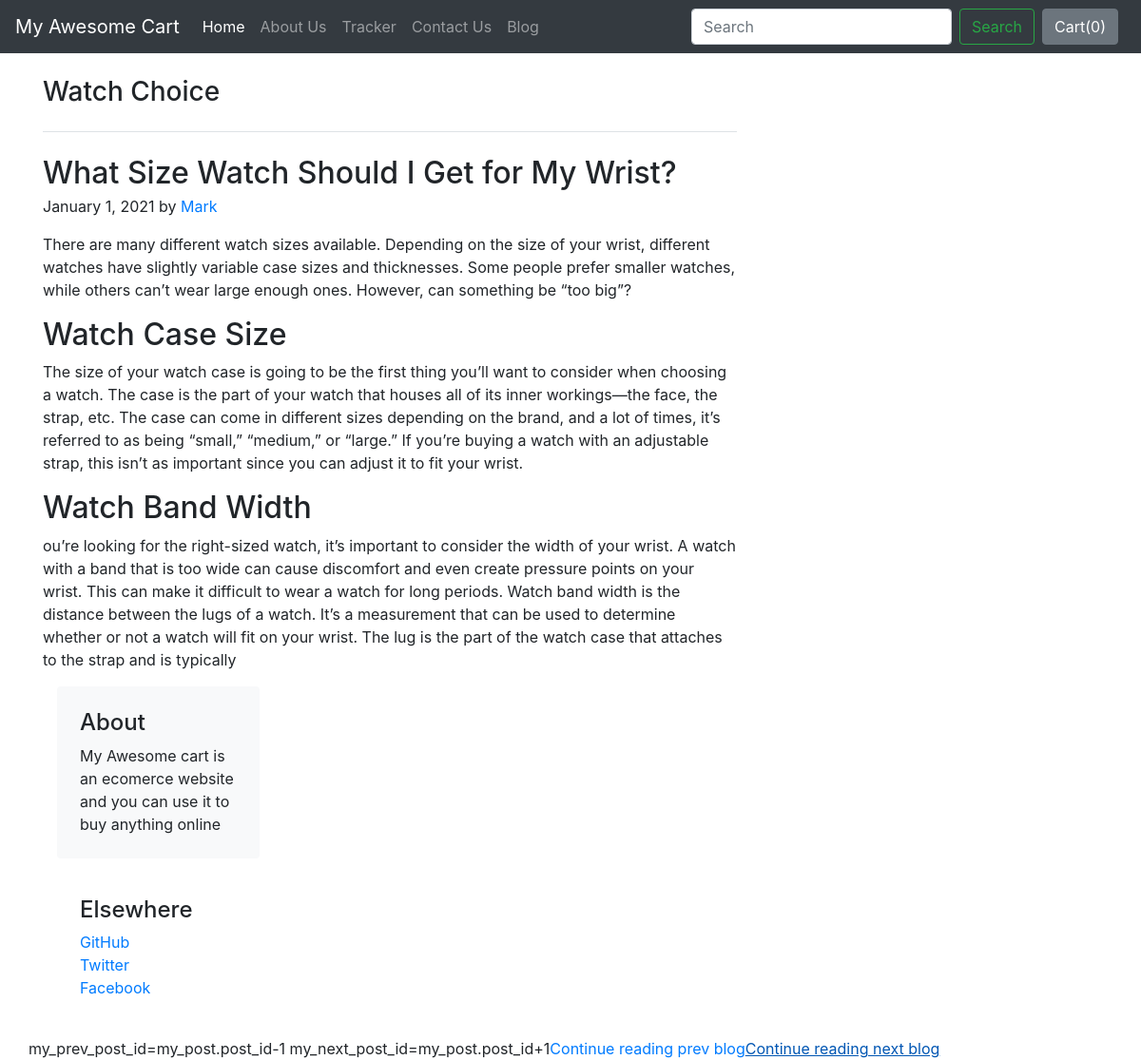
Screenshot of /blog/blogpost/4/ with the database file from the repository.
### blog/models.py (models this page shows)
class Blogpost(models.Model):
    post_id=models.AutoField(primary_key=True)
    title=models.CharField(max_length=30)
    head0=models.CharField(max_length=500,default='')
    chead0=models.CharField(max_length=5000,default='')
    head1=models.CharField(max_length=500,default='')
    chead1=models.CharField(max_length=500,default='')
    head2=models.CharField(max_length=500,default='')
    chead2=models.CharField(max_length=500,default='')
    desc=models.CharField(max_length=300)
    pub_date=models.DateField()
    thumbnail=models.ImageField(upload_to='shop/images',default="")
    def __str__(self):
        return self.title

### blog/views.py (the view)
# urls.py: path('',views.index,name='blogpost'),
def blogpost(request,id):
    my_post=Blogpost.objects.all()
    post=Blogpost.objects.filter(post_id = id)[0]
    print(post)
    return render(request,'blog/blogpost.html',{'post':post,'my_post':my_post})

### blog/templates/blog/blogpost.html (shortened to what this page needs)
{% extends 'blog/basic.html' %}
{% block body %}
<div class="container">
<div class="row g-5 mt-4" >
    <div class="col-md-8">
      <h3 class="pb-4 mb-4 fst-italic border-bottom">
        {{post.title}}
      </h3>
      <article class="blog-post">
        <h2 class="blog-post-title mb-1">{{post.head0}}</h2>
        <p class="blog-post-meta">January 1, 2021 by <a href="#">Mark</a></p>
        <p>{{post.chead0}}</p>
        <h2>{{post.head1}}</h2>
        <p>{{post.chead1}}</p>
        <h2>{{post.head2}}</h2>
        <p>{{post.chead2}}</p>
    </article>
    <div class="col-md-4">
      <div class="position-sticky" style="top: 2rem;">
        <div class="p-4 mb-3 bg-light rounded">
          <h4 class="fst-italic">About</h4>
          <p class="mb-0">My Awesome cart is an ecomerce website and you can use it to buy anything online</p>
        </div>
        <div class="p-4">
          <h4 class="fst-italic">Elsewhere</h4>
          <ol class="list-unstyled">
            <li><a href="#">GitHub</a></li>
            <li><a href="#">Twitter</a></li>
            <li><a href="#">Facebook</a></li>
          </ol>
        </div>
      </div>
    </div>
  </div>
  my_prev_post_id=my_post.post_id-1
  my_next_post_id=my_post.post_id+1
  <a href="{{my_prev_post_id}}" class="stretched-link">Continue reading prev blog</a>
  <a href="{{my_next_post_id}}" class="stretched-link">Continue reading next blog</a>
</div>
{% endblock %}

### rows the page displays
Blogpost: title "Watch Choice", head0 "What Size Watch Should I Get for My Wrist?", chead0 "There are many different watch sizes available. Depending on the size of your wrist, different watches have slightly variable case sizes and thicknesses. Some people prefer smaller watches, while others can’t wear large enough ones. However, can something be “too big”?", head1 "Watch Case Size", chead1 "The size of your watch case is going to be the first thing you’ll want to consider when choosing a watch. The case is the part of your watch that houses all of its inner workings—the face, the strap, etc. The case can come in different sizes depending on the brand, and a lot of times, it’s referred to as being “small,” “medium,” or “large.” If you’re buying a watch with an adjustable strap, this isn’t as important since you can adjust it to fit your wrist.", head2 "Watch Band Width", chead2 "ou’re looking for the right-sized watch, it’s important to consider the width of your wrist. A watch with a band that is too wide can cause discomfort and even create pressure points on your wrist. This can make it difficult to wear a watch for long periods. Watch band width is the distance between the lugs of a watch. It’s a measurement that can be used to determine whether or not a watch will fit on your wrist. The lug is the part of the watch case that attaches to the strap and is typically"
